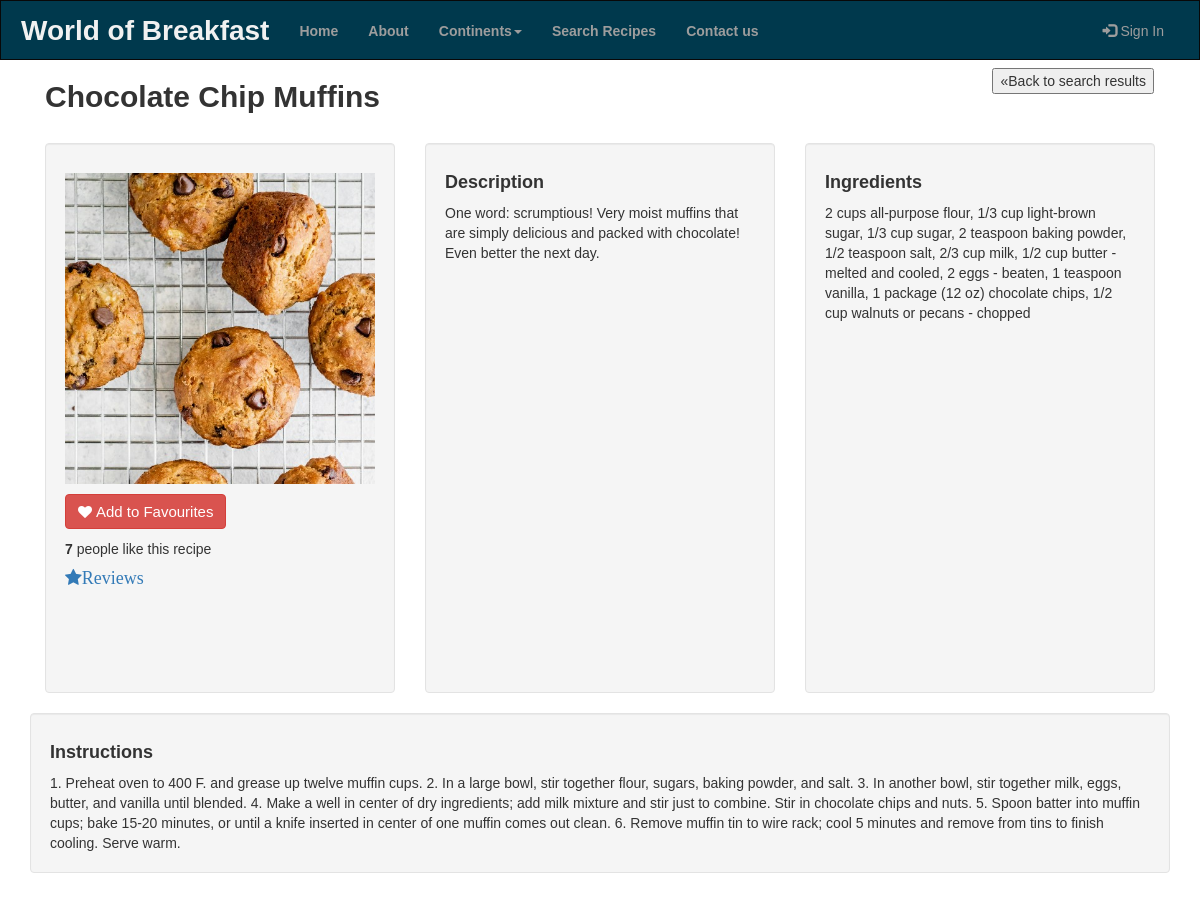
Screenshot of /breakfast/continent/north-america/chocolate-chip-muffins/ with the database file from the repository.
### breakfast/models.py (models this page shows, shortened)
class Recipe(models.Model):
    text = models.CharField(max_length=12)
    recipe_name = models.CharField(max_length=128, unique=True)
    continent = models.ForeignKey(Continent)
    short_description = models.CharField(max_length=1280)
    description = models.CharField(max_length=1280)
    ingredients = models.CharField(max_length=1280)
    steps = models.CharField(max_length=1280)
    keywords = models.CharField(max_length=500)
    views = models.IntegerField(default=0)
    likes = models.IntegerField(default=0)
    image = models.ImageField(upload_to='recipe_images',null=True,blank=True)
    slug = models.SlugField(unique=True)
    continent_slug = models.SlugField()

### breakfast/views.py (the view)
def show_recipe(request, continent_name_slug, recipe_name_slug):
    context_dict = {}
    try:
        recipe = Recipe.objects.filter(slug=recipe_name_slug)
        context_dict['recipe'] = recipe
    except Recipe.DoesNotExist:
        context_dict['recipe'] = None
    return render(request, 'breakfast/recipe.html', context_dict)

### templates/breakfast/recipe.html (shortened to what this page needs)
{% extends 'breakfast/base.html' %}
{% load staticfiles %}
{% block body_block %}
<div class="container ">
        <div class="row">
        {% if recipe %}
                {% for recipe in recipe %}
                <div class="col-lg-12 col-md-12 col-sm-12">
                        <div id="backButton">
                                <button onclick="goBack()" class="previous">&laquo;Back to search results</a>
                        </div>
                        <div>
                                <h2>{{ recipe.recipe_name }}</h2>
                                <br>
                        </div>
                        <div class= "col-lg-4 col-md-4 col-sm-4" >
                                <div class="well" id="recipedetails">
                                        <img src="{{ MEDIA_URL}}{{ recipe.image }}" alt="Image" class="img-responsive">
                                       <button class="btn btn-danger">
                                        <i class="fa fa-heart"></i>
                                        <span style="font-size:15px;color:white">Add to Favourites</span>
                                      </button>
                                        <div>
                                                <strong id="like_count">{{ recipe.likes }}</strong> people like this recipe
                                        </div>
                                        <a href="#"><span class ="fa fa-star" style="font-size:18px;">Reviews</span></a>
                                </div>
                        </div>
                        <div class="col-lg-4 col-md-4 col-sm-4">
                                <div class="well" id="recipedetails">
                                        <h4>Description</h4>
                                        {{ recipe.description }}
                                </div>
                        </div>
                        <div class="col-lg-4 col-md-4 col-sm-4">
                                <div class="well" id="recipedetails">
                                        <h4>Ingredients</h4>
                                        {{ recipe.ingredients }}{{ value|linebreaks }}
                                </div>
                        </div>
                </div>
                        <div class = "col-lg-12 col-md-12 col-sm-12">
                                <div class="well" >
                                        <h4>Instructions</h4>
                                        {{ recipe.steps }}
                                </div>
                        </div>
                </div>
                {% endfor %}
        {% else %}
                <strong>No Recipe!</strong>
        {% endif %}
        </div>
</div>
{% endblock %}

### static/css/style.css (style rules this page uses)
h2 { margin-left: 15px; font-weight: bold; }
h4 { font-weight: bold; }
#backButton { float: right; text-decoration: none; padding: 8px 16px; }
body { font-family: Arial, Helvetica, sans-serif; }
* { box-sizing: border-box }
#recipedetails { width: 100%; height: 550px; }

### rows the page displays
Recipe: recipe_name "Chocolate Chip Muffins", image (picture), likes "7", description "One word: scrumptious! Very moist muffins that are simply delicious and packed with chocolate! Even better the next day.", ingredients "2 cups all-purpose flour, 1/3 cup light-brown sugar, 1/3 cup sugar, 2 teaspoon baking powder, 1/2 teaspoon salt, 2/3 cup milk, 1/2 cup butter - melted and cooled, 2 eggs - beaten, 1 teaspoon vanilla, 1 package (12 oz) chocolate chips, 1/2 cup walnuts or pecans - chopped", steps "1. Preheat oven to 400 F. and grease up twelve muffin cups. 2. In a large bowl, stir together flour, sugars, baking powder, and salt. 3. In another bowl, stir together milk, eggs, butter, and vanilla until blended. 4. Make a well in center of dry ingredients; add milk mixture and stir just to combine. Stir in chocolate chips and nuts. 5. Spoon batter into muffin cups; bake 15-20 minutes, or until a knife inserted in center of one muffin comes out clean. 6. Remove muffin tin to wire rack; cool 5 minutes and remove from tins to finish cooling. Serve warm."
